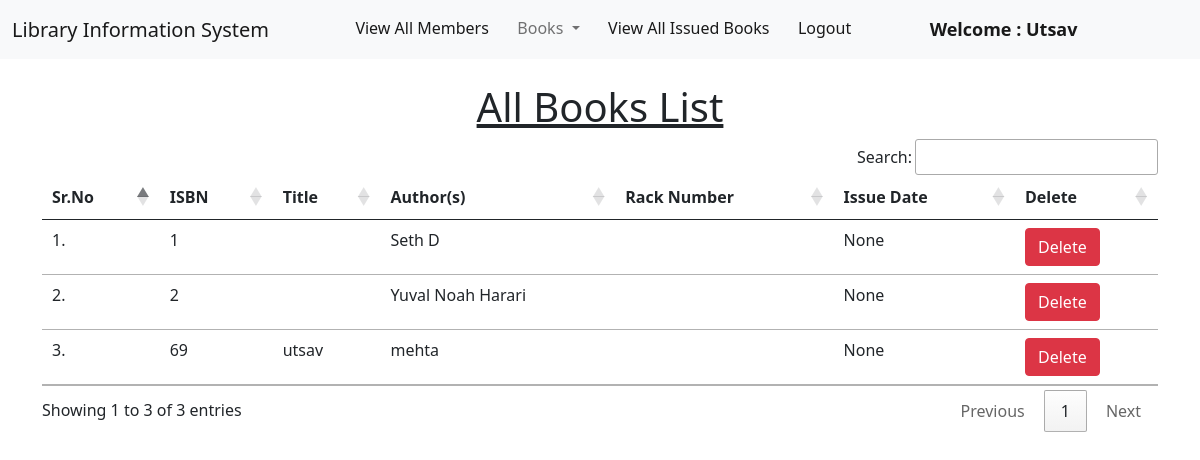
/staff/view_books/ (signed in), run on an earlier commit of the app's database.
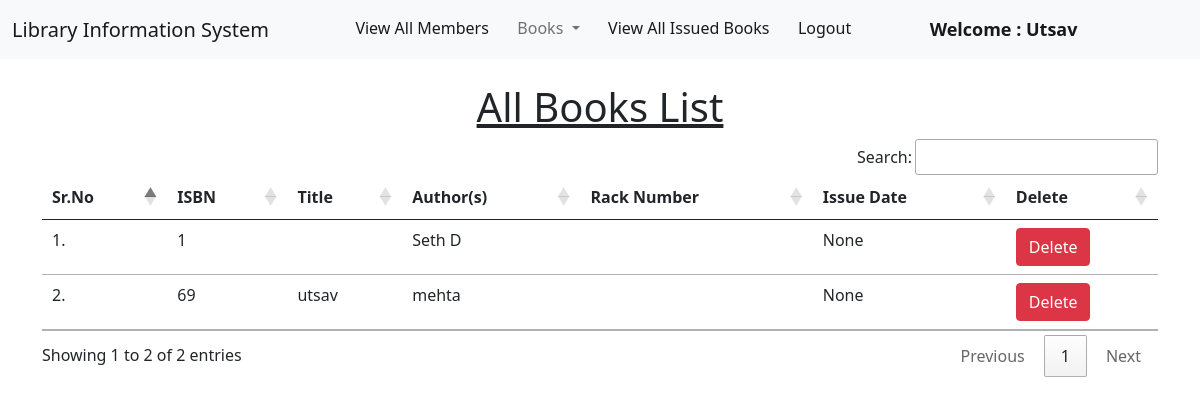
And on a later commit of the database.
### book/models.py (models this page shows, shortened)
class Book(models.Model):
    title = models.CharField(max_length=200)
    author = models.CharField(max_length=200)
    isbn = models.CharField(max_length= 15)
    rack_number = models.CharField(max_length= 10)
    issue_date = models.DateField(null= True)
    date_added = models.DateField(null=True)
    issue_member = models.ForeignKey("member.Member", on_delete = models.SET_NULL, null = True)

### staff/views.py (the view)
# urls.py: path("view_books/", views.view_books, name="view_books"),
@login_required(login_url = '/staff_login')
def view_books(request):
    books = Book.objects.all()
    return render(request, "staff/view_books.html", {'books':books})

### staff/templates/staff/view_books.html (shortened to what this page needs)
{% extends 'staff/staff_navbar.html' %}
{% load static %}
{% block body %}
<div class="container mt-4">
    <h1 class="text-center"><u>All Books List</u></h1>
    <table class="table table-hover" id="example">
        <thead>
            <tr>
                <th>Sr.No</th>
                <th>ISBN</th>
                <th>Title</th>
                <th>Author(s)</th>
                <th>Rack Number</th>
                <th>Issue Date</th>
                <th>Delete</th>
            </tr>
        </thead>
        <tbody>
            {% for book in books %}
            <tr>
                <td>{{forloop.counter}}.</td>
                <td>{{book.isbn}}</td>
                <td>{{book.title}}</td>
                <td>{{book.author}}</td>
                <td>{{book.rack_number}}</td>
                <td>{{book.issue_date}}</td>
                <td><a href="/staff/delete_book/{{book.id}}/" class="btn btn-danger" onclick="return confirm('Are you sure you want to delete this book?')">Delete</a></td>
            </tr>
            {% endfor %}
        </tbody>
    </table>
    </div>
{% endblock %}

What changed in the data, as far as the page shows it:
removed Book: isbn "2", author "Yuval Noah Harari", issue_date "None"
Also different on the page:
text written by a page script: "Search: Showing 1 to 3 of 3 entries Previous 1 Next" → "Search: Showing 1 to 2 of 2 entries Previous 1 Next"
